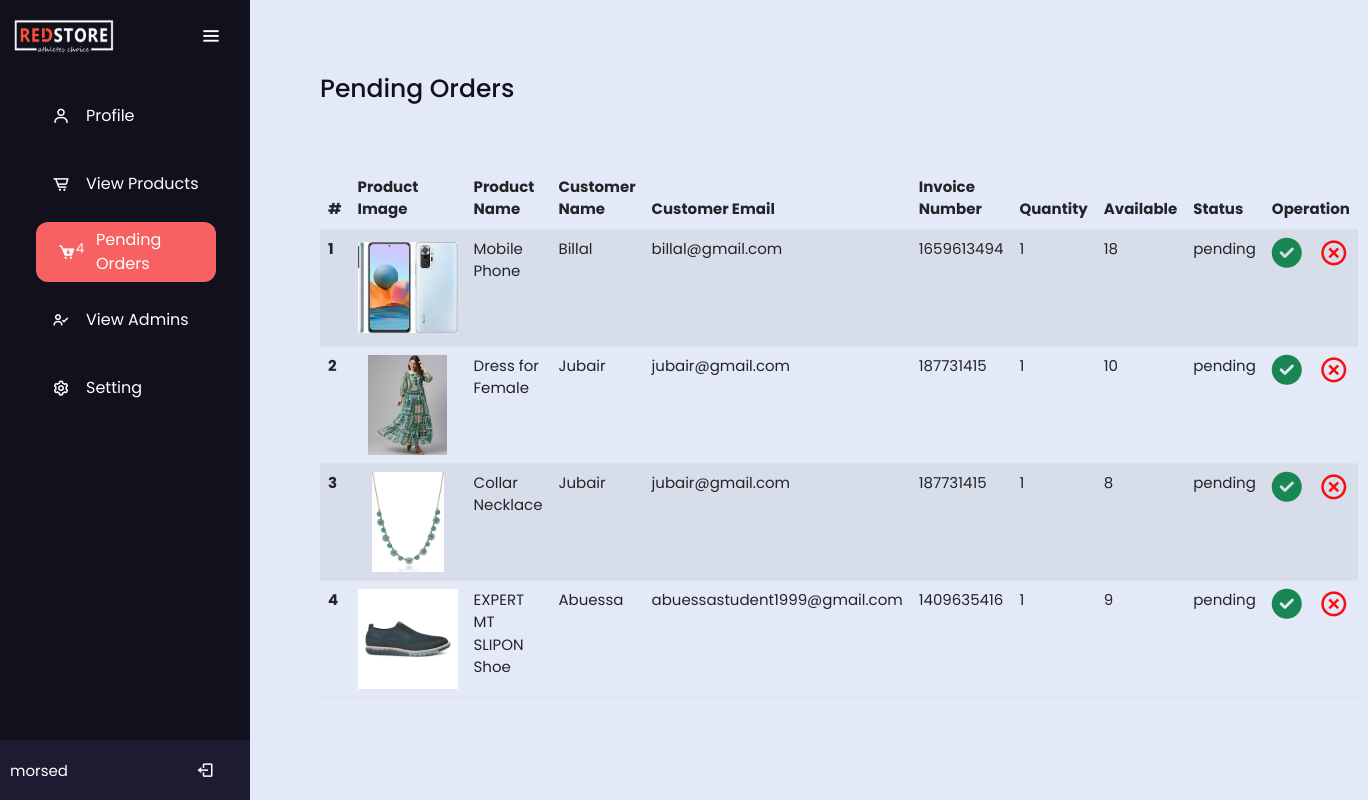
Page /E-Commerce/admin_area/view_orders.php (signed in) on the committed database.
### tables this page shows
CREATE TABLE `product` (
  `p_id` int(255) NOT NULL,
  `section` int(11) DEFAULT NULL,
  `p_name` varchar(255) DEFAULT NULL,
  `p_details` varchar(255) DEFAULT NULL,
  `p_colour` varchar(255) DEFAULT NULL,
  `p_ctag` varchar(255) DEFAULT NULL,
  `p_sub_ctag` varchar(255) DEFAULT NULL,
  `p_price` int(255) DEFAULT NULL,
  `p_quantity` int(255) DEFAULT NULL,
  `p_date` date DEFAULT NULL,
  `p_img1` varchar(255) DEFAULT NULL,
  `p_img2` varchar(255) DEFAULT NULL,
  `p_img3` varchar(255) DEFAULT NULL,
  `p_img4` varchar(255) DEFAULT NULL,
  `p_keyword` varchar(255) DEFAULT NULL
);

CREATE TABLE `user_info` (
  `user_id` int(11) NOT NULL,
  `name` varchar(255) NOT NULL,
  `username` varchar(255) NOT NULL,
  `user_email` varchar(255) NOT NULL,
  `user_password` varchar(255) NOT NULL,
  `user_ip` varchar(255) NOT NULL,
  `user_address` varchar(255) NOT NULL,
  `user_address2` varchar(255) NOT NULL,
  `user_mobile` varchar(14) NOT NULL,
  `user_img` varchar(255) NOT NULL,
  `buy_product` int(11) NOT NULL,
  `get_discount` int(11) NOT NULL,
  `discount` int(11) NOT NULL,
  `otp` int(11) NOT NULL,
  `last_mail` varchar(255) DEFAULT NULL
);

CREATE TABLE `pending_orders` (
  `order_id` int(11) NOT NULL,
  `user_id` int(11) NOT NULL,
  `invoice_number` int(255) NOT NULL,
  `product_id` varchar(255) NOT NULL,
  `quantity` int(255) NOT NULL,
  `order_status` varchar(255) NOT NULL
);

### E-Commerce/common_function.php (called while the page is built, shortened)
<?php
function PendingOrders()
{
  $con = mysqli_connect('localhost', 'root', '', 'ecom_sdp_3');
  $sql = "select * from pending_orders  where order_status = 'pending'";
  $res = mysqli_query($con, $sql);
  $pending_order = mysqli_num_rows($res);
  return $pending_order;
}
function ProductQuantity()
{
  $con = mysqli_connect('localhost', 'root', '', 'ecom_sdp_3');
  $sql = "select * from product  where p_quantity <= '0'";
  $res = mysqli_query($con, $sql);
  $product_quantity = mysqli_num_rows($res);
  return $product_quantity;
}

### E-Commerce/admin_area/view_orders.php (the view, shortened to what this page needs)
<?php
include('../common_function.php');
$username = $_SESSION['admin_username'];
?>
<!DOCTYPE html>
<html lang="en" dir="ltr">
<head>
    <link rel="stylesheet" href="profile_style.css">
    <link href='https://unpkg.com/boxicons@2.0.7/css/boxicons.min.css' rel='stylesheet'>
    <link rel="stylesheet" href="https://cdnjs.cloudflare.com/ajax/libs/font-awesome/6.2.0/css/all.min.css" />
    <link href="https://cdn.jsdelivr.net/npm/bootstrap@5.2.2/dist/css/bootstrap.min.css" rel="stylesheet">
</head>
<body>
    <div class="side_bar">
        <div class="logo-details">
            <img src="../images/logo-white.png" alt="" style="width:100px;height:35px !important">
            <i class='bx bx-menu' id="btn"></i>
        </div>
        <ul class="nav-list">
            <li>
                <a href="profile.php">
                    <i class="fa-thin fa"></i>
                    <i class='bx bx-user'></i>
                    <span class="links_name">Profile</span>
                </a>
            </li>
            <li>
                <a href="products.php">
                    <i class="fa-thin fa"></i>
                    <?php
                    $product_quantity = ProductQuantity();
                    if ($product_quantity > 0) {
                        echo "<i class='bx bx-cart-alt bx-flashing' style='color:#f0f238' ><sup>!</sup></i>";
                    } else {
                        echo "<i class='bx bx-cart-alt'></i>";
                    }
                    ?>
                    <span class="links_name">View Products</span>
                </a>
            </li>
            <li>
                <a href="view_orders.php" class="active">
                    <i class="fa-thin fa"></i>
                    <?php
                    $orders = PendingOrders();
                    if ($orders > 0) {
                        echo "<i class='bx bxs-cart-download bx-tada' style='color:#fffcfc'><sup>$orders</sup></i>";
                    } else {
                        echo "<i class='bx bxs-cart-download' style='color:#fffcfc'><sup>$orders</sup></i>";
                    }
                    ?>
                    <span class="links_name">Pending Orders</span>
                </a>
            </li>
            <li>
                <a href="view_admins.php">
                    <i class="fa-thin fa"></i>
                    <i class='bx bx-user-check' style='color:#ffffff'></i>
                    <span class="links_name">View Admins</span>
                </a>
            </li>
            <li>
                <a href="setting.php">
                    <i class="fa-thin fa"></i>
                    <i class='bx bx-cog bx-spin' style='color:#ffffff'></i>
                    <span class="links_name">Setting</span>
                </a>
            </li>
            <li class="profile">
                <div class="profile-details">
                    <div class="name_job">
                        <div class="name"><?php echo $username; ?></div>
                    </div>
                </div>
                <a href="logout.php"><i class='bx bx-log-out' id="log_out" style="left:100px !important"></i></a>
            </li>
        </ul>
    </div>
    <section class="home-section">
        <div class="text">Pending Orders</div>
        <div class="text-2">
            <table class="table table-striped">
                <thead class="thead-light">
                    <tr>
                        <th scope="col">#</th>
                        <th scope="col">Product Image</th>
                        <th scope="col">Product Name</th>
                        <th scope="col">Customer Name</th>
                        <th scope="col">Customer Email</th>
                        <th scope="col">Invoice Number</th>
                        <th scope="col">Quantity</th>
                        <th scope="col">Available</th>
                        <th scope="col">Status</th>
                        <th colspan="2">Operation</th>
                    </tr>
                </thead>
                <tbody>
                    <?php
                    $count = 1;
                    $type = "pending";
                    $query = "select * from pending_orders where order_status = '$type'";
                    $result = mysqli_query($con, $query);
                    if ($result) {
                        while ($data = mysqli_fetch_array($result)) {
                            $order_id = $data['order_id'];
                            $user_id = $data['user_id'];
                            $product_id = $data['product_id'];
                            $invoice = $data['invoice_number'];
                            $quantity = $data['quantity'];
                            $status = $data['order_status'];
                            $user_sql = "select * from user_info where user_id = $user_id";
                            $user_res = mysqli_query($con, $user_sql);
                            if ($user_res) {
                                while ($user_row = mysqli_fetch_array($user_res)) {
                                    $c_name = $user_row['name'];
                                    $c_email = $user_row['user_email'];
                                    $product_sql = "select * from product where p_id=$product_id";
                                    $product_res = mysqli_query($con, $product_sql);
                                    if ($product_res) {
                                        while ($product_row = mysqli_fetch_array($product_res)) {
                                            $p_img = $product_row['p_img1'];
                                            $p_quantity = $product_row['p_quantity'];
                                            $p_name = $product_row['p_name'];
                                            if ($p_quantity > 0) {
                                                echo '<tr>
                            <th scope="row">' . $count++ . '</th>
                            <td><img src="../product_img/' . $p_img . '" alt="" style="width:100px; height:100px; object-fit:contain; !important"></img></td>
                            <td>' . $p_name . '</td>
                            <td>' . $c_name . '</td>
                            <td>' . $c_email . '</td>
                            <td>' . $invoice . '</td>
                            <td>' . $quantity . '</td>
                            <td>' . $p_quantity . '</td>
                            <td>' . $status . '</td>
                            <td>
                            <a href="mail_area/mail2.php?id=' . $order_id . "/" . $product_id . "/" . $quantity . "/" . $invoice . ' " style=""><i class="fas fa-check-circle fa-2x text-success"></i></i></a>
                            </td>
                            <td>
                            <a href="delete_order.php?id=' . $order_id . "/" . $invoice . '" style=""><i class="bx bx-x-circle fa-2x" style="color:#f80e0e" ></i></a>
                            </td>
                        </tr>';
                                            }
                                        }
                                    } else {
                                        die(mysqli_error($con));
                                    }
                                }
                            } else {
                                die(mysqli_error($con));
                            }
                        }
                    } else {
                        die(mysqli_error($con));
                    }
                    ?>
                </tbody>
            </table>
        </div>
    </section>
</body>
</html>

### E-Commerce/admin_area/profile_style.css (style rules this page uses)
* { margin: 0; padding: 0; box-sizing: border-box; font-family: "Poppins" , sans-serif; }
.side_bar { position: fixed; left: 0; top: 0; height: 100%; width: 250px; background: #11101D; padding: 6px 14px; z-index: 99; transition: all 0.5s ease; }
.side_bar .logo-details { height: 60px; display: flex; align-items: center; position: relative; }
.side_bar .logo-details #btn { position: absolute; top: 50%; right: 0; transform: translateY(-50%); font-size: 22px; transition: all 0.4s ease; font-size: 23px; text-align: center; cursor: pointer; transition: all 0.5s ease; }
.side_bar i { color: #fff; height: 60px; min-width: 50px; font-size: 28px; text-align: center; line-height: 60px; }
.side_bar .nav-list { margin-top: 20px; height: 100%; }
.side_bar li { position: relative; margin: 8px 0; list-style: none; }
.side_bar li a { display: flex; width: 100%; border-radius: 12px; align-items: center; text-decoration: none; transition: all 0.4s ease; margin-left: -20px; }
.nav-list li .active { width: 180px; margin-left: -10px; left: -5px; background: rgb(247, 97, 97); }
.links_name { color: white; }
.side_bar li i { font-size: 18px; margin-left: -20px; }
.side_bar li.profile { position: fixed; height: 60px; width: 250px; left: 0; bottom: -8px; padding: 20px 10px; background: #1d1b31; transition: all 0.5s ease; overflow: hidden; }
.side_bar li .profile-details { display: flex; align-items: center; flex-wrap: nowrap; }
.side_bar li.profile .name { font-size: 15px; font-weight: 400; color: #fff; white-space: nowrap; }
.side_bar .profile #log_out { position: absolute; top: 50%; right: 0; transform: translateY(-50%); background: none; width: 100%; height: 60px; line-height: 60px; border-radius: 0px; transition: all 0.5s ease; }
.home-section { position: relative; background: #E4E9F7; min-height: 100vh; top: 0; left: 250px; width: calc(100% - 250px); transition: all 0.5s ease; z-index: 2; }
.home-section .text { display: inline-block; color: #11101d; font-size: 25px; font-weight: 500; margin-top: 70px; margin-left: 70px; left: 30px; }
.home-section .text-2 { font-size: 15px; margin-top: 60px; margin-left: 70px; margin-right: 70px; }

### rows in the picture
pending_orders: invoice_number "1659613494", quantity "1", order_status "pending"
user_info: name "Billal", user_email "billal@gmail.com"
product: p_img1 (picture), p_name "Mobile Phone", p_quantity "18"
pending_orders: invoice_number "187731415", quantity "1", order_status "pending"
user_info: name "Jubair", user_email "jubair@gmail.com"
product: p_img1 (picture), p_name "Dress for Female", p_quantity "10"
pending_orders: invoice_number "187731415", quantity "1", order_status "pending"
product: p_img1 (picture), p_name "Collar Necklace", p_quantity "8"
pending_orders: invoice_number "1409635416", quantity "1", order_status "pending"
user_info: name "Abuessa", user_email "abuessastudent1999@gmail.com"
product: p_img1 (picture), p_name "EXPERT MT SLIPON Shoe", p_quantity "9"

### other values in the picture
$orders "4"
$username "morsed"
